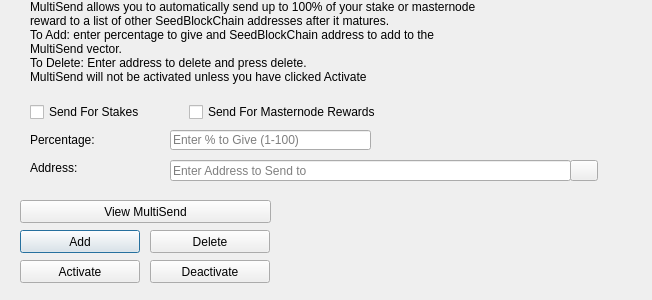
<?xml version="1.0" encoding="UTF-8"?>
<ui version="4.0">
 <class>MultiSendDialog</class>
 <widget class="QDialog" name="MultiSendDialog">
  <property name="windowModality">
   <enum>Qt::NonModal</enum>
  </property>
  <property name="geometry">
   <rect>
    <x>0</x>
    <y>0</y>
    <width>652</width>
    <height>300</height>
   </rect>
  </property>
  <property name="windowTitle">
   <string>MultiSend</string>
  </property>
  <widget class="QLineEdit" name="multiSendPercentEdit">
   <property name="geometry">
    <rect>
     <x>170</x>
     <y>130</y>
     <width>201</width>
     <height>20</height>
    </rect>
   </property>
   <property name="toolTip">
    <string>Enter whole numbers 1 - 100</string>
   </property>
   <property name="placeholderText">
    <string>Enter % to Give (1-100)</string>
   </property>
  </widget>
  <widget class="QLineEdit" name="multiSendAddressEdit">
   <property name="geometry">
    <rect>
     <x>170</x>
     <y>160</y>
     <width>401</width>
     <height>21</height>
    </rect>
   </property>
   <property name="toolTip">
    <string/>
   </property>
   <property name="placeholderText">
    <string>Enter Address to Send to</string>
   </property>
  </widget>
  <widget class="QLabel" name="label_2">
   <property name="geometry">
    <rect>
     <x>30</x>
     <y>0</y>
     <width>451</width>
     <height>121</height>
    </rect>
   </property>
   <property name="lineWidth">
    <number>1</number>
   </property>
   <property name="text">
    <string>MultiSend allows you to automatically send up to 100% of your stake or masternode reward to a list of other SeedBlockChain addresses after it matures.
To Add: enter percentage to give and SeedBlockChain address to add to the MultiSend vector.
To Delete: Enter address to delete and press delete.
MultiSend will not be activated unless you have clicked Activate</string>
   </property>
   <property name="alignment">
    <set>Qt::AlignLeading|Qt::AlignLeft|Qt::AlignTop</set>
   </property>
   <property name="wordWrap">
    <bool>true</bool>
   </property>
  </widget>
  <widget class="QLabel" name="message">
   <property name="geometry">
    <rect>
     <x>290</x>
     <y>200</y>
     <width>351</width>
     <height>91</height>
    </rect>
   </property>
   <property name="text">
    <string/>
   </property>
  </widget>
  <widget class="QPushButton" name="addButton">
   <property name="geometry">
    <rect>
     <x>20</x>
     <y>230</y>
     <width>120</width>
     <height>23</height>
    </rect>
   </property>
   <property name="toolTip">
    <string/>
   </property>
   <property name="statusTip">
    <string>Add to MultiSend Vector</string>
   </property>
   <property name="text">
    <string>Add</string>
   </property>
  </widget>
  <widget class="QPushButton" name="disableButton">
   <property name="geometry">
    <rect>
     <x>150</x>
     <y>260</y>
     <width>120</width>
     <height>23</height>
    </rect>
   </property>
   <property name="statusTip">
    <string>Deactivate MultiSend</string>
   </property>
   <property name="text">
    <string>Deactivate</string>
   </property>
  </widget>
  <widget class="QPushButton" name="addressBookButton">
   <property name="geometry">
    <rect>
     <x>570</x>
     <y>160</y>
     <width>28</width>
     <height>21</height>
    </rect>
   </property>
   <property name="toolTip">
    <string>Choose an address from the address book</string>
   </property>
   <property name="text">
    <string/>
   </property>
   <property name="icon">
    <iconset resource="../seedblockchain.qrc">
     <normaloff>:/icons/address-book</normaloff>:/icons/address-book</iconset>
   </property>
   <property name="shortcut">
    <string>Alt+A</string>
   </property>
   <property name="autoDefault">
    <bool>false</bool>
   </property>
  </widget>
  <widget class="QLabel" name="label">
   <property name="geometry">
    <rect>
     <x>30</x>
     <y>130</y>
     <width>121</width>
     <height>20</height>
    </rect>
   </property>
   <property name="toolTip">
    <string>Percentage of stake to send</string>
   </property>
   <property name="text">
    <string>Percentage:</string>
   </property>
  </widget>
  <widget class="QLabel" name="label_5">
   <property name="geometry">
    <rect>
     <x>30</x>
     <y>160</y>
     <width>111</width>
     <height>16</height>
    </rect>
   </property>
   <property name="toolTip">
    <string>Address to send portion of stake to</string>
   </property>
   <property name="text">
    <string>Address:</string>
   </property>
  </widget>
  <widget class="QPushButton" name="deleteButton">
   <property name="geometry">
    <rect>
     <x>150</x>
     <y>230</y>
     <width>120</width>
     <height>23</height>
    </rect>
   </property>
   <property name="toolTip">
    <string/>
   </property>
   <property name="statusTip">
    <string>Delete Address From MultiSend Vector</string>
   </property>
   <property name="text">
    <string>Delete</string>
   </property>
  </widget>
  <widget class="QPushButton" name="activateButton">
   <property name="geometry">
    <rect>
     <x>20</x>
     <y>260</y>
     <width>120</width>
     <height>23</height>
    </rect>
   </property>
   <property name="statusTip">
    <string>Activate MultiSend</string>
   </property>
   <property name="text">
    <string>Activate</string>
   </property>
  </widget>
  <widget class="QPushButton" name="viewButton">
   <property name="geometry">
    <rect>
     <x>20</x>
     <y>200</y>
     <width>251</width>
     <height>23</height>
    </rect>
   </property>
   <property name="toolTip">
    <string/>
   </property>
   <property name="statusTip">
    <string>View MultiSend Vector</string>
   </property>
   <property name="text">
    <string>View MultiSend</string>
   </property>
  </widget>
  <widget class="QWidget" name="horizontalLayoutWidget">
   <property name="geometry">
    <rect>
     <x>30</x>
     <y>100</y>
     <width>351</width>
     <height>24</height>
    </rect>
   </property>
   <layout class="QHBoxLayout" name="horizontalLayout">
    <item>
     <widget class="QCheckBox" name="multiSendStakeCheckBox">
      <property name="text">
       <string>Send For Stakes</string>
      </property>
     </widget>
    </item>
    <item>
     <widget class="QCheckBox" name="multiSendMasternodeCheckBox">
      <property name="text">
       <string>Send For Masternode Rewards</string>
      </property>
     </widget>
    </item>
   </layout>
  </widget>
 </widget>
 <resources>
  <include location="../seedblockchain.qrc"/>
 </resources>
 <connections/>
</ui>
